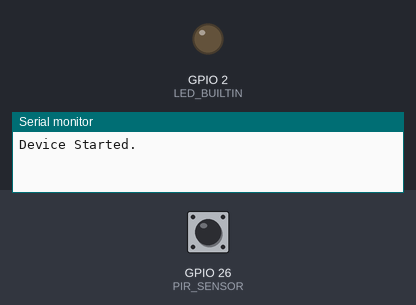
Recording of a program running on a simulated ESP32. On the bench: output pins drawn as LEDs (lit = HIGH), the last lines printed to the serial monitor. Inputs (shaded band) come from the test bench; at power-on: GPIO 26 (PIR_SENSOR) HIGH.

Above: at 1.2 s.
1.3 s: GPIO 26 (PIR_SENSOR) pulsed LOW 2 times (0.12 s each, 0.3 s apart)
At 1.9 s:
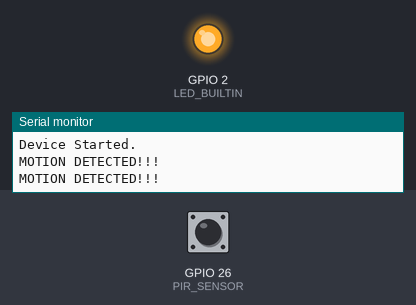
Timing chart, 0 to 13.2 s (numbered marks = the images above; inputs shaded):
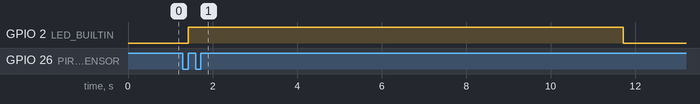

Measured:
- after the input at 1.3 s, GPIO 2 (LED_BUILTIN): LOW → HIGH after 0.12 s, → LOW 10.3 s later

The program:

main.cpp
```cpp
// Program to log DHT22 sensor and light sensor
// data to Losant to use as an IoT device.

// #include <Adafruit_GFX.h>
// #include <Adafruit_SSD1306.h>
#include <Arduino.h>
// #include <HTTPClient.h>
// #include <WiFiClientSecure.h>
// #include <Fonts/FreeSans9pt7b.h>
// #include "DHTesp.h"
// #include <Wire.h>
// #include <ArduinoJson.h>
// #include <PubSubClient.h>

#define HEAP_MAX 532480
#define OLED_ADDR 0x3C
#define DHTTYPE DHT22
#define DHTPIN 4

// #define WIFI_SSID "SSID"
// #define WIFI_PASSWORD "PASSWORD"

// #define MQTT_BROKER "broker.losant.com"
// #define MQTT_PORT 8883
// #define MQTT_CLIENT_ID "CLIENT_ID"
// #define MQTT_USERNAME "USERNAME"
// #define MQTT_PASSWORD "PASSWORD"

// Adafruit_SSD1306 oled(128, 64);
// DHTesp DHT;

#define LED_BUILTIN 2
#define PIR_SENSOR 26
#define TIME_MILLIS 10000

int ledState = LOW;
unsigned long now = millis();
unsigned long lastTrigger = 0;
bool startTimer = false;

// WiFiClientSecure wifiClient;
// PubSubClient mqtt;

// void display(int x, int y, String text, bool clear = false, bool flush = false) {
//     if (clear) { oled.clearDisplay(); }
//     oled.setCursor(x, y);
//     oled.print(text);
//     if (flush) { oled.display(); }
// }

// void connect() {
//     printf("\n\n");
//     printf("Connecting to %s", WIFI_SSID);

//     display(0, 14, "Connecting to\n" + String(WIFI_SSID) + "...", true, true);

//     // WiFi fix: https://github.com/esp8266/Arduino/issues/2186
//     WiFi.persistent(false);
//     WiFi.mode(WIFI_OFF);
//     WiFi.mode(WIFI_STA);
//     // WiFi.setOutputPower(0);
//     WiFi.begin(WIFI_SSID, WIFI_PASSWORD);

//     unsigned long ConnectStart = millis();

//     while (WiFi.status() != WL_CONNECTED) {
//         if (WiFi.status() == WL_CONNECT_FAILED) {
//             printf("Failed to connect to WIFI. Please verify credentials.\n");
//             printf("SSID: %s", WIFI_SSID);
//             printf("Password: %s\n\n", WIFI_PASSWORD);
//         }

//         delay(500);
//         printf("...\n");

//         if (millis() - ConnectStart > 5000) {
//             printf("Failed to connect to WiFi\n");
//             printf("Please attempt to send updated configuration parameters.\n");
//             return;
//         }
//     }

//     printf("\n");
//     printf("WiFi connected\n");
//     printf("IP address: %s\n\n", WiFi.localIP().toString().c_str());

//     display(0, 14, "WiFi connected\nIP: " + WiFi.localIP().toString(), true, true);
//     delay(1000);

//     printf("Authenticating device... ");

//     HTTPClient http;
//     http.begin("http://api.losant.com/auth/device");
//     http.addHeader("Content-Type", "application/json");
//     http.addHeader("Accept", "application/json");

//     StaticJsonDocument<200> jsonBuffer;
//     JsonObject root = jsonBuffer.to<JsonObject>();
//     root["deviceId"] = MQTT_CLIENT_ID;
//     root["key"] = MQTT_USERNAME;
//     root["secret"] = MQTT_PASSWORD;
//     String buffer;
//     serializeJson(root, buffer);

//     int httpCode = http.POST(buffer);

//     if (httpCode > 0) {
//             if (httpCode == HTTP_CODE_OK) {
//                     printf("This device is authorized!\n");
//             } else {
//                 printf("Failed to authorize device to Losant.\n");
//                 if (httpCode == 400) {
//                     printf("Validation error: The device ID, access key, or access secret is not in the proper format.\n");
//                 } else if (httpCode == 401) {
//                     printf("Invalid credentials to Losant: Please double-check the device ID, access key, and access secret.\n");
//                 } else {
//                     printf("Unknown response from API.\n");
//                 }
//             }
//         } else {
//             printf("Failed to connect to Losant API.\n");
//      }

//     http.end();

//     printf("\n");
//     printf("Connecting to Losant... ");
//     display(0, 14, "Connecting to\nLosant...", true, true);

//     mqtt.setClient(wifiClient);
//     mqtt.setServer(MQTT_BROKER, MQTT_PORT);
//     mqtt.connect(MQTT_CLIENT_ID, MQTT_USERNAME, MQTT_PASSWORD);

//     ConnectStart = millis();

//     while (!mqtt.connected()) {
//         if (millis() - ConnectStart > 5000) {
//             return;
//         }
//         delay(500);
//         printf("...\n");
//     }

//     printf("Connected!\n");
//     printf("This device is now ready for use!\n\n");
//     display(0, 14, "Connected!\nDevice is ready for use.", true, true);
// }

// String formatData(String prefix, float value, String suffix, int len = 6, int minWidth = 4, int precision = 2) {
//     char chars[len];
//     String result = prefix;

//     dtostrf(value, minWidth, precision, chars);

//     for (int i = 0; i < sizeof(chars); i++) {
//         result += chars[i];
//     }

//     result += suffix;
//     return result;
// }

// void report(double temperature, double humidity, double heat_index) {
//     StaticJsonDocument<500> jsonDoc;
//     JsonObject data = jsonDoc.to<JsonObject>();
//     data["temperature"] = temperature;
//     data["humidity"] = humidity;
//     data["heat_index"] = heat_index;

//     StaticJsonDocument<100> jsonDoc2;
//     JsonObject root = jsonDoc2.to<JsonObject>();
//     root["data"] = data;

//     String payload;
//     serializeJson(root, payload);
//     mqtt.publish("losant/" MQTT_CLIENT_ID "/state", payload.c_str());
// }

void IRAM_ATTR detectsMovement() {
    printf("MOTION DETECTED!!!\n");
    digitalWrite(LED_BUILTIN, HIGH);
    startTimer = true;
    lastTrigger = millis();
}

void setup() {
    // oled.begin(SSD1306_SWITCHCAPVCC, OLED_ADDR);
    // oled.setFont(&FreeSans9pt7b);
    // oled.setTextSize(1);
    // oled.setTextColor(WHITE);

    Serial.begin(115200);
    Serial.setTimeout(2000);

    printf("Device Started.\n");
    // printf("Running DHT...\n");

    // display(0, 14, "Device started.\nRunning DHT...", true, true);

    // DHT.setup(DHTPIN, DHTesp::DHT22);

    // connect();

    pinMode(PIR_SENSOR, INPUT_PULLUP);
    attachInterrupt(digitalPinToInterrupt(PIR_SENSOR), detectsMovement, RISING);

    pinMode(LED_BUILTIN, OUTPUT);
    digitalWrite(LED_BUILTIN, LOW);
}

void loop() {
    // bool toReconnect = false;

    // if (WiFi.status() != WL_CONNECTED) {
    //     printf("Disconnected from WiFi\n");
    //     toReconnect = true;
    // }

    // if (!mqtt.connected()) {
    //     printf("Disconnected from MQTT. Client state: %d\n", mqtt.state());
    //     toReconnect = true;
    // }

    // if (toReconnect) {
    //     connect();
    // }

    // mqtt.loop();

    // analog_values[(timeSinceLastRead / 100)] = float(analogRead(LDR_PIN));

    // if (timeSinceLastRead > 3000) {
        // TempAndHumidity newValues = DHT.getTempAndHumidity();
        // if (DHT.getStatus() != 0) {
        //     printf(DHT.getStatusString());
        //     printf("\n");
        //     timeSinceLastRead = 0;
        //     return;
        // }
        // float temperature = newValues.temperature;
        // float humidity = newValues.humidity;
        // float heat_index = round(DHT.computeHeatIndex(temperature, humidity) * 10) / 10.0;
        // float free_heap = 100 - (ESP.getFreeHeap() / float (HEAP_MAX) * 100);

        // printf("[%06d] Temperature: %0.2f *C      Humidity: %0.2f%%      Heat Index: %0.2f%%      RAM: %0.2f%%\n",
        //     counter, temperature, humidity, heat_index, free_heap);

        // report(temperature, humidity, heat_index);

        // oled.clearDisplay();
        // display(0, 14, formatData("T: ", temperature, " *C"), true, false);
        // display(0, 38, formatData("H: ", humidity, "%"), false, false);
        // display(0, 61, formatData("I:  ", heat_index, " *C"), false, true);

    //     timeSinceLastRead = 0;
    //     counter++;
    // }

    // delay(100);
    // timeSinceLastRead += 100;
    now = millis();

    if (startTimer && (now - lastTrigger >= TIME_MILLIS)) {
        printf("Motion stopped...\n");
        digitalWrite(LED_BUILTIN, LOW);
        startTimer = false;
    }
}
```
